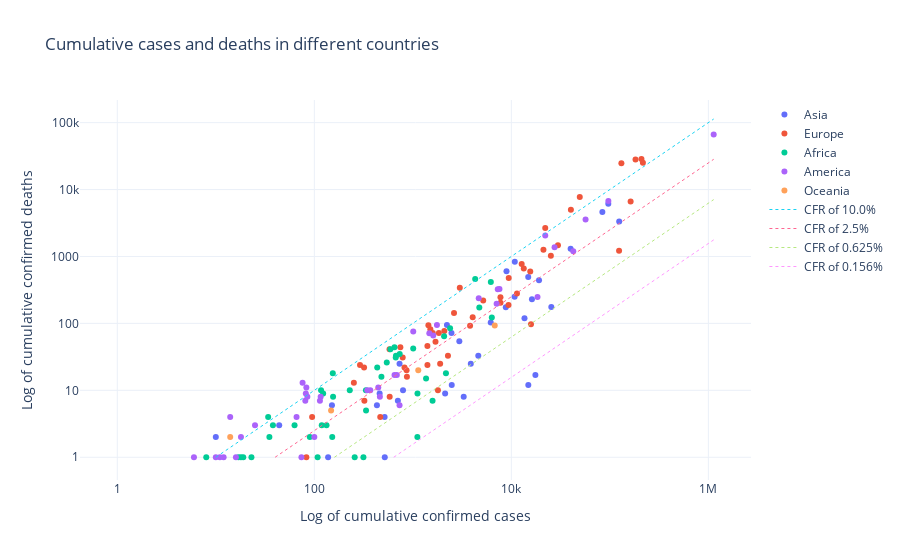

Write notebook code for a chart like this one.
### Markdown cell above
Graph based on https://ourworldindata.org/covid-mortality-risk

### Code cell
fig_CFR_pv = px.scatter(
    df_ECDC_pv[df_ECDC_pv["continentExp"] != "Other"].reset_index(),
    x="cases_cum",
    y="deaths_cum",
    color="continentExp",
    log_x=True,
    log_y=True,
    hover_data=["countriesAndTerritories"],
    title="Cumulative cases and deaths in different countries",
)
v = [0.1, 0.025, 0.00625, 0.0015625]
diags = []
for i in v:
    diags.append(1 / i)
for diag in diags:
    fig_CFR_pv.add_trace(
        go.Scatter(
            x=[df_ECDC_pv["cases_cum"].min() * diag, df_ECDC_pv["cases_cum"].max()],
            y=[df_ECDC_pv["cases_cum"].min(), df_ECDC_pv["cases_cum"].max() / diag],
            mode="lines",
            name="CFR of {}%".format(round((1 / diag * 100), 3)),
            line_shape="spline",
            line=dict(width=1, dash="dot",),
            legendgroup="cfr",
        )
    )
fig_CFR_pv.update_layout(legend_title_text="")
fig_CFR_pv.update_xaxes(
    nticks=6, title_text="Log of cumulative confirmed cases",
)
fig_CFR_pv.update_yaxes(
    nticks=6, title_text="Log of cumulative confirmed deaths",
)
fig_CFR_pv.show()
fig_CFR_pv.write_image("cases_deaths_ecdc.svg", width=700, height=400)

### Figure 1 — Plotly figure (JSON) as saved in the notebook; plotly's stock layout.template omitted (floating-point values rounded to 4 significant figures)
{"data": [{"customdata": [["Afghanistan"], ["Bahrain"], ["Bangladesh"], ["Bhutan"], ["Brunei_Darussalam"], ["Cambodia"], ["China"], ["India"], ["Indonesia"], ["Iran"], ["Iraq"], ["Israel"], ["Japan"], ["Jordan"], ["Kazakhstan"], ["Kuwait"], ["Kyrgyzstan"], ["Laos"], ["Lebanon"], ["Malaysia"], ["Maldives"], ["Mongolia"], ["Myanmar"], ["Nepal"], ["Oman"], ["Pakistan"], ["Palestine"], ["Philippines"], ["Qatar"], ["Saudi_Arabia"], ["Singapore"], ["South_Korea"], ["Sri_Lanka"], ["Syria"], ["Taiwan"], ["Tajikistan"], ["Thailand"], ["Timor_Leste"], ["Turkey"], ["United_Arab_Emirates"], ["Uzbekistan"], ["Vietnam"], ["Yemen"]], "hovertemplate": "continentExp=Asia<br>cases_cum=%{x}<br>deaths_cum=%{y}<br>countriesAndTerritories=%{customdata[0]}<extra></extra>", "legendgroup": "Asia", "marker": {"color": "#636efa", "symbol": "circle"}, "mode": "markers", "name": "Asia", "showlegend": true, "type": "scatter", "x": [2469, 3284, 8790, 7, 138, 122, 83961, 39980, 10843, 96448, 2219, 16185, 14839, 460, 3877, 4619, 795, 19, 733, 6176, 519, 39, 151, 59, 2483, 19103, 517, 8928, 14872, 25459, 17548, 10793, 705, 44, 432, 32, 2966, 24, 124375, 13599, 2127, 270, 10], "xaxis": "x", "y": [72, 8, 175, 0, 1, 0, 4637, 1301, 831, 6156, 95, 229, 492, 9, 25, 33, 10, 0, 25, 103, 1, 0, 6, 0, 12, 440, 4, 603, 12, 176, 17, 250, 7, 3, 6, 0, 54, 0, 3336, 119, 9, 0, 2], "yaxis": "y"}, {"customdata": [["Albania"], ["Andorra"], ["Armenia"], ["Austria"], ["Azerbaijan"], ["Belarus"], ["Belgium"], ["Bosnia_and_Herzegovina"], ["Bulgaria"], ["Croatia"], ["Cyprus"], ["Czechia"], ["Denmark"], ["Estonia"], ["Faroe_Islands"], ["Finland"], ["France"], ["Georgia"], ["Germany"], ["Gibraltar"], ["Greece"], ["Guernsey"], ["Holy_See"], ["Hungary"], ["Iceland"], ["Ireland"], ["Isle_of_Man"], ["Italy"], ["Jersey"], ["Kosovo"], ["Latvia"], ["Liechtenstein"], ["Lithuania"], ["Luxembourg"], ["Malta"], ["Moldova"], ["Monaco"], ["Montenegro"], ["Netherlands"], ["North_Macedonia"], ["Norway"], ["Poland"], ["Portugal"], ["Romania"], ["Russia"], ["San_Marino"], ["Serbia"], ["Slovakia"], ["Slovenia"], ["Spain"], ["Sweden"], ["Switzerland"], ["Ukraine"], ["United_Kingdom"]], "hovertemplate": "continentExp=Europe<br>cases_cum=%{x}<br>deaths_cum=%{y}<br>countriesAndTerritories=%{customdata[0]}<extra></extra>", "legendgroup": "Europe", "marker": {"color": "#EF553B", "symbol": "circle"}, "mode": "markers", "name": "Europe", "showlegend": true, "type": "scatter", "x": [789, 747, 2273, 15558, 1894, 15828, 49517, 1839, 1594, 2088, 864, 7755, 9407, 1699, 187, 5179, 130979, 582, 162496, 144, 2620, 252, 11, 2998, 1798, 21176, 320, 209328, 291, 823, 871, 83, 1406, 3812, 467, 4052, 95, 322, 40236, 1506, 7759, 13375, 25190, 12732, 124054, 580, 9362, 1407, 1439, 216582, 22082, 29734, 11411, 182260], "xaxis": "x", "y": [31, 44, 33, 596, 25, 97, 7765, 72, 72, 77, 20, 245, 475, 53, 0, 220, 24760, 8, 6649, 0, 143, 13, 0, 340, 10, 1265, 22, 28710, 24, 22, 16, 1, 46, 92, 4, 124, 4, 7, 4987, 82, 204, 664, 1023, 771, 1222, 41, 189, 24, 94, 25100, 2669, 1466, 279, 28131], "yaxis": "y"}, {"customdata": [["Algeria"], ["Angola"], ["Benin"], ["Botswana"], ["Burkina_Faso"], ["Burundi"], ["Cameroon"], ["Cape_Verde"], ["Central_African_Republic"], ["Chad"], ["Comoros"], ["Congo"], ["Cote_dIvoire"], ["Democratic_Republic_of_the_Congo"], ["Djibouti"], ["Egypt"], ["Equatorial_Guinea"], ["Eritrea"], ["Eswatini"], ["Ethiopia"], ["Gabon"], ["Gambia"], ["Ghana"], ["Guinea"], ["Guinea_Bissau"], ["Kenya"], ["Liberia"], ["Libya"], ["Madagascar"], ["Malawi"], ["Mali"], ["Mauritania"], ["Mauritius"], ["Morocco"], ["Mozambique"], ["Namibia"], ["Niger"], ["Nigeria"], ["Rwanda"], ["Sao_Tome_and_Principe"], ["Senegal"], ["Seychelles"], ["Sierra_Leone"], ["Somalia"], ["South_Africa"], ["South_Sudan"], ["Sudan"], ["Togo"], ["Tunisia"], ["Uganda"], ["United_Republic_of_Tanzania"], ["Western_Sahara"], ["Zambia"], ["Zimbabwe"]], "hovertemplate": "continentExp=Africa<br>cases_cum=%{x}<br>deaths_cum=%{y}<br>countriesAndTerritories=%{customdata[0]}<extra></extra>", "legendgroup": "Africa", "marker": {"color": "#00cc96", "symbol": "circle"}, "mode": "markers", "name": "Africa", "showlegend": true, "type": "scatter", "x": [4295, 35, 90, 23, 652, 19, 2077, 152, 72, 117, 1, 229, 1362, 674, 1112, 6193, 315, 39, 108, 133, 335, 17, 2169, 1586, 257, 435, 154, 63, 135, 38, 544, 8, 334, 4729, 79, 16, 736, 2388, 255, 18, 1115, 11, 155, 671, 6336, 45, 592, 123, 1009, 88, 480, 6, 119, 34], "xaxis": "x", "y": [459, 2, 2, 1, 44, 1, 64, 2, 0, 10, 0, 10, 15, 33, 2, 415, 1, 0, 1, 3, 5, 1, 18, 7, 1, 22, 18, 3, 0, 3, 26, 1, 10, 173, 0, 0, 35, 85, 0, 1, 9, 0, 8, 31, 123, 0, 41, 9, 42, 0, 16, 0, 3, 4], "yaxis": "y"}, {"customdata": [["Anguilla"], ["Antigua_and_Barbuda"], ["Argentina"], ["Aruba"], ["Bahamas"], ["Barbados"], ["Belize"], ["Bermuda"], ["Bolivia"], ["Bonaire, Saint Eustatius and Saba"], ["Brazil"], ["British_Virgin_Islands"], ["Canada"], ["Cayman_Islands"], ["Chile"], ["Colombia"], ["Costa_Rica"], ["Cuba"], ["Curaçao"], ["Dominica"], ["Dominican_Republic"], ["Ecuador"], ["El_Salvador"], ["Falkland_Islands_(Malvinas)"], ["Greenland"], ["Grenada"], ["Guatemala"], ["Guyana"], ["Haiti"], ["Honduras"], ["Jamaica"], ["Mexico"], ["Montserrat"], ["Nicaragua"], ["Panama"], ["Paraguay"], ["Peru"], ["Puerto_Rico"], ["Saint_Kitts_and_Nevis"], ["Saint_Lucia"], ["Saint_Vincent_and_the_Grenadines"], ["Sint_Maarten"], ["Suriname"], ["Trinidad_and_Tobago"], ["Turks_and_Caicos_islands"], ["United_States_Virgin_Islands"], ["United_States_of_America"], ["Uruguay"], ["Venezuela"]], "hovertemplate": "continentExp=America<br>cases_cum=%{x}<br>deaths_cum=%{y}<br>countriesAndTerritories=%{customdata[0]}<extra></extra>", "legendgroup": "America", "marker": {"color": "#ab63fa", "symbol": "circle"}, "mode": "markers", "name": "America", "showlegend": true, "type": "scatter", "x": [3, 25, 4668, 100, 83, 81, 18, 114, 1470, 6, 96559, 6, 56714, 74, 18435, 7285, 733, 1611, 16, 16, 7578, 27464, 446, 13, 11, 21, 688, 82, 85, 1010, 463, 22088, 11, 14, 7090, 370, 42534, 1757, 15, 17, 16, 76, 10, 116, 12, 66, 1133069, 652, 345], "xaxis": "x", "y": [0, 3, 237, 2, 11, 7, 2, 7, 71, 0, 6750, 1, 3566, 1, 247, 324, 6, 66, 1, 0, 326, 1371, 11, 0, 0, 0, 17, 9, 8, 76, 8, 2061, 1, 4, 197, 10, 1200, 95, 0, 0, 0, 13, 1, 8, 1, 4, 66385, 17, 10], "yaxis": "y"}, {"customdata": [["Australia"], ["Fiji"], ["French_Polynesia"], ["Guam"], ["New_Caledonia"], ["New_Zealand"], ["Northern_Mariana_Islands"], ["Papua_New_Guinea"]], "hovertemplate": "continentExp=Oceania<br>cases_cum=%{x}<br>deaths_cum=%{y}<br>countriesAndTerritories=%{customdata[0]}<extra></extra>", "legendgroup": "Oceania", "marker": {"color": "#FFA15A", "symbol": "circle"}, "mode": "markers", "name": "Oceania", "showlegend": true, "type": "scatter", "x": [6783, 18, 58, 148, 18, 1136, 14, 8], "xaxis": "x", "y": [93, 0, 0, 5, 0, 20, 2, 0], "yaxis": "y"}, {"legendgroup": "cfr", "line": {"dash": "dot", "shape": "spline", "width": 1}, "mode": "lines", "name": "CFR of 10.0%", "type": "scatter", "x": [10, 1133069], "y": [1, 113300.0]}, {"legendgroup": "cfr", "line": {"dash": "dot", "shape": "spline", "width": 1}, "mode": "lines", "name": "CFR of 2.5%", "type": "scatter", "x": [40, 1133069], "y": [1, 28330.0]}, {"legendgroup": "cfr", "line": {"dash": "dot", "shape": "spline", "width": 1}, "mode": "lines", "name": "CFR of 0.625%", "type": "scatter", "x": [160, 1133069], "y": [1, 7082.0]}, {"legendgroup": "cfr", "line": {"dash": "dot", "shape": "spline", "width": 1}, "mode": "lines", "name": "CFR of 0.156%", "type": "scatter", "x": [640, 1133069], "y": [1, 1770.0]}], "layout": {"legend": {"title": {"text": ""}, "tracegroupgap": 0}, "title": {"text": "Cumulative cases and deaths in different countries"}, "xaxis": {"anchor": "y", "domain": [0, 1], "nticks": 6, "title": {"text": "Log of cumulative confirmed cases"}, "type": "log"}, "yaxis": {"anchor": "x", "domain": [0, 1], "nticks": 6, "title": {"text": "Log of cumulative confirmed deaths"}, "type": "log"}}}
